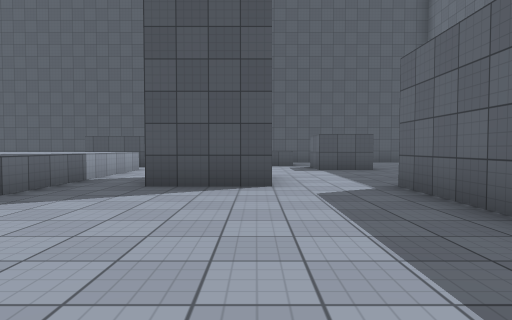
view 1 (above)

22 first-person views from a walk through a 3-D level made in the Unity game engine. The camera is 1.2 m above the floor, tilts 2° down and sees 75° across. The floor is counted in squares, 2 m on a side. Each view is taken from the middle of a square. On the plan, view 1 faces up. The plan holds only what a view shows up to about 10 squares ahead; the rest is blank. The player character is not drawn. Surface patterns are stand-ins for the level's own textures.

view 2
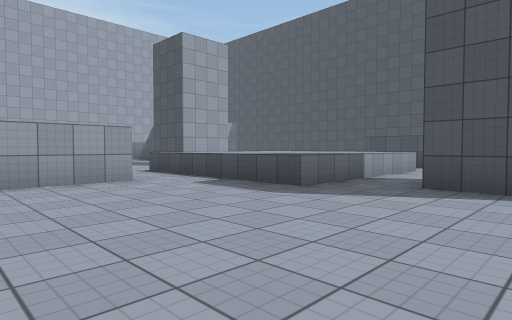

view 3
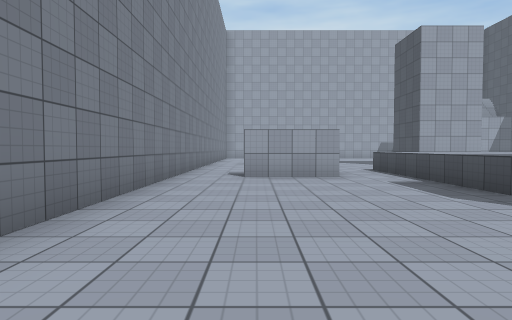

view 4
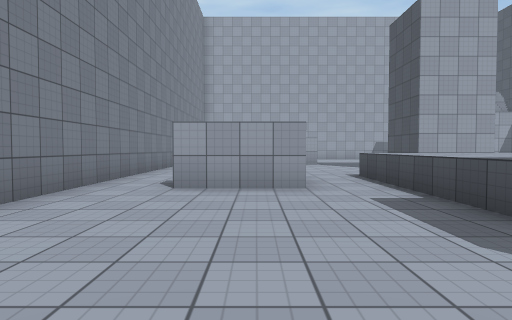

view 5
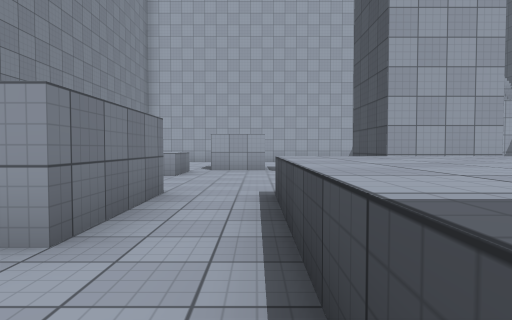

view 6
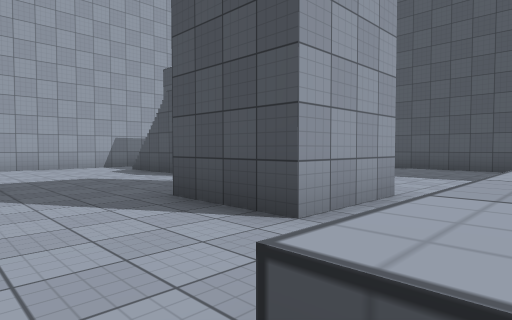

view 7
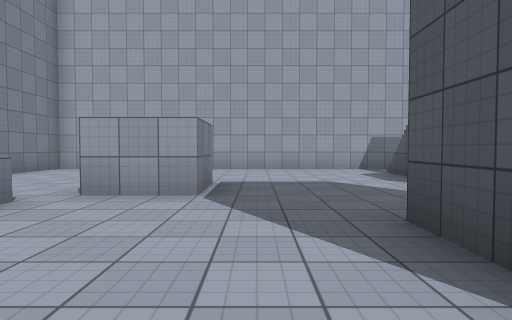

view 8
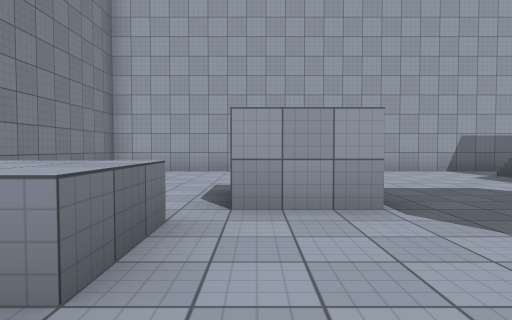

view 9
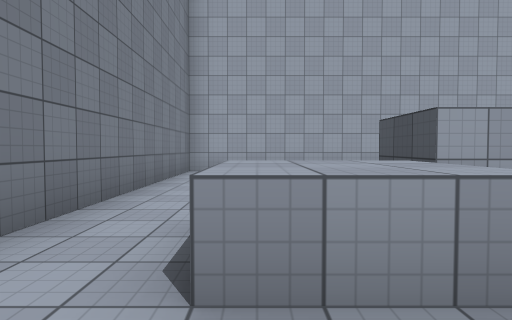

view 10
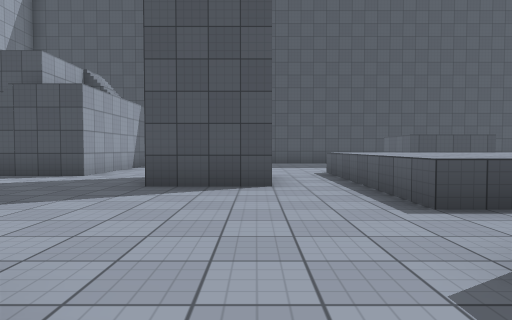

view 11
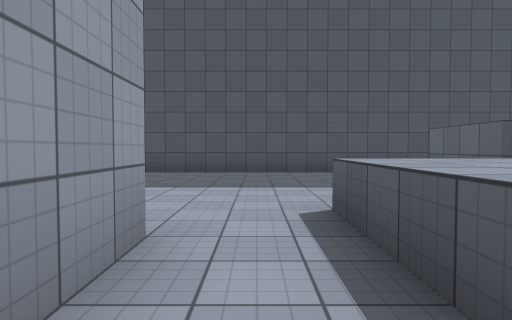

view 12
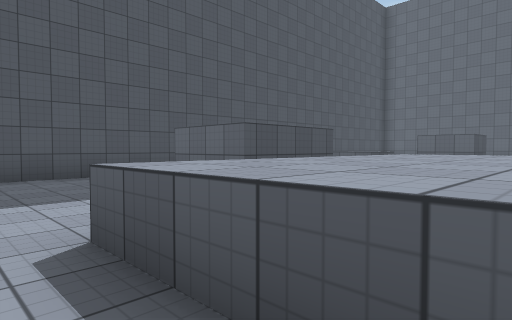

view 13
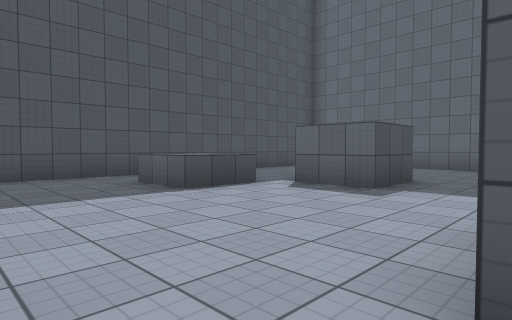

view 14
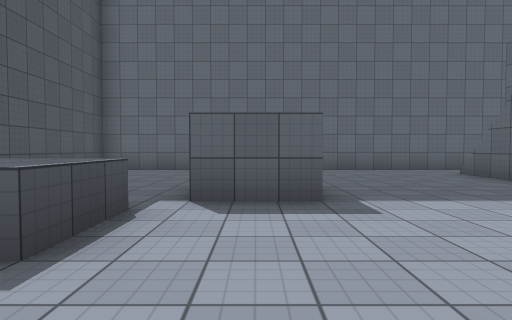

view 15
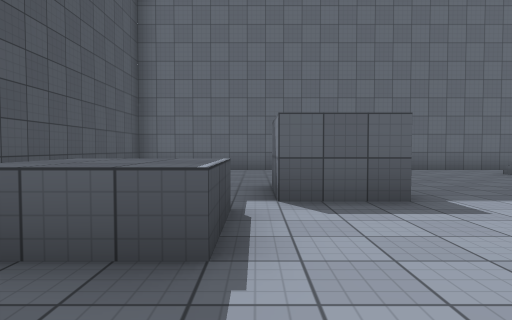

view 16
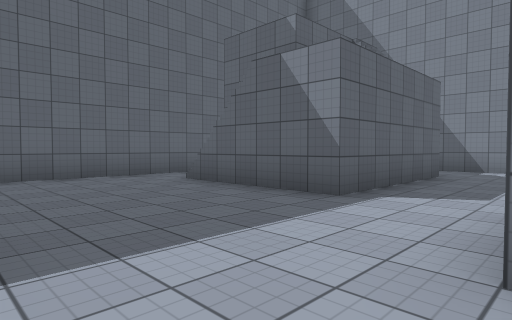

view 17
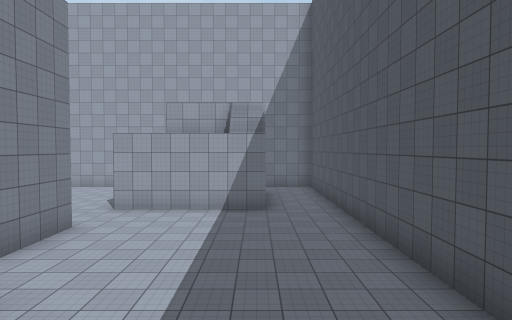

view 18
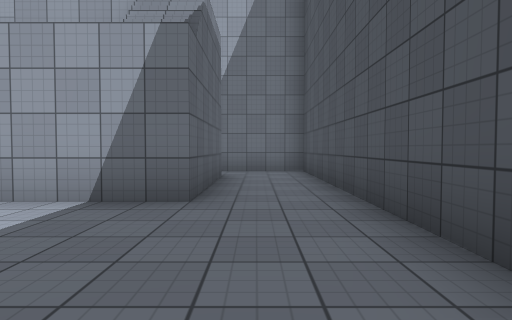

view 19
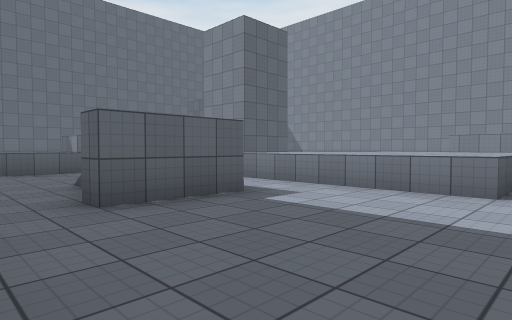

view 20
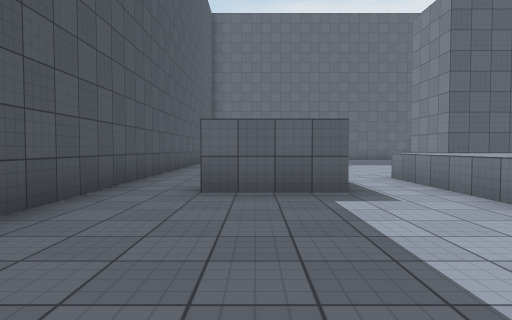

view 21
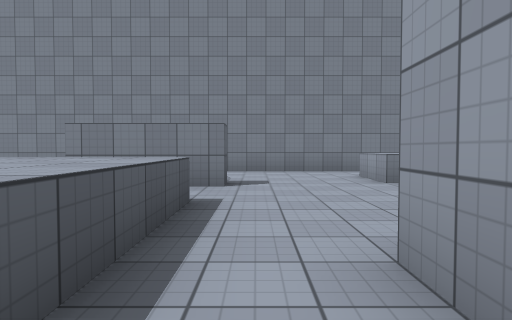

view 22
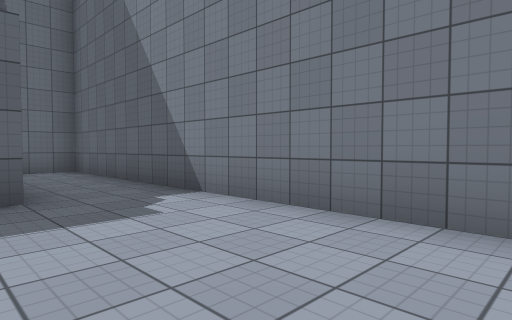

### Floor plan
Key: @ floor where view 1 was taken; # wall or solid block; . main floor; : floor 4 m higher than the main floor; + floor 6 m higher than the main floor; / step, stairs or slope; ^ raised ledge.
Columns run from 19 left of view 1 to 8 right of it. Each row starts with its distance up from view 1.
 15 ###########################
 14 #...................   .   #
 13 #.................... .....#
 12 #.++//........///..^^......#
 11 #   //......../  ..........#
 10 #   /:...............##....#
  9 #.///:.....^^^^^...........#
  8 #.////..##.^^^^^...........#
  7 #.......##.^^^^^..##.......#
  6 #..........^^^^^..##.......#
  5 #..........^^^^^......:///.#
  4 #....#................     #
  3 #  ..#.......#........
  2 #......^...# .........
  1 #......^..............////
  0 #..................@.......#
 -1 ############################

Positions as (right, up) in squares from view 1, and headings:
1: (0, 0), facing up
2: (0, 0), facing up-left
3: (1, 1), facing left
4: (-1, 2), facing left
5: (-4, 4), facing left
6: (-8, 4), facing up-left
7: (-9, 5), facing left
8: (-10, 3), facing left
9: (-10, 1), facing left
10: (-10, 1), facing up
11: (-9, 6), facing up
12: (-9, 7), facing up-right
13: (-3, 7), facing up-right
14: (-2, 10), facing right
15: (-2, 11), facing right
16: (0, 9), facing down-right
17: (-5, 12), facing left
18: (-10, 13), facing left
19: (-9, 14), facing down-right
20: (-10, 12), facing right
21: (-9, 8), facing down
22: (-2, 2), facing down-right
